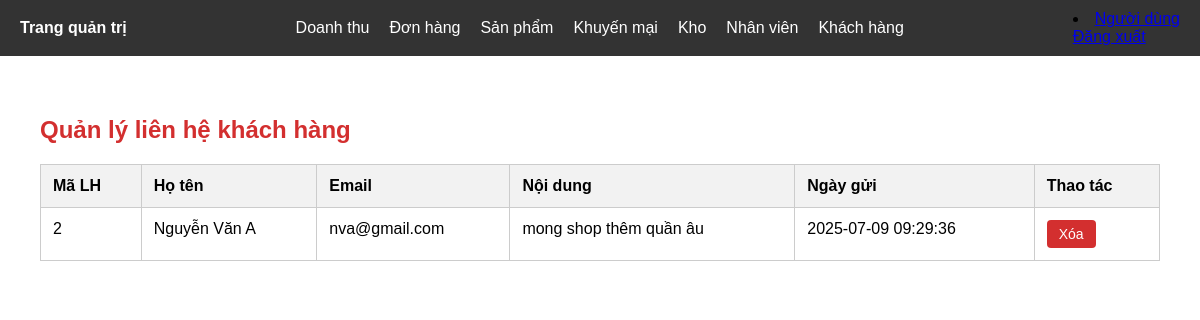
The page /admin/nhanvien/lienhe.php on the database its author committed.
### tables this page shows
CREATE TABLE `lienhe` (
  `MaLH` int(11) NOT NULL,
  `HoTen` varchar(100) DEFAULT NULL,
  `Email` varchar(150) DEFAULT NULL,
  `NoiDung` text DEFAULT NULL,
  `NgayGui` datetime DEFAULT current_timestamp()
);

### admin/nhanvien/lienhe.php (the view, shortened to what this page needs)
<?php
$conn = new mysqli("localhost", "root", "", "h_a");
$result = $conn->query("SELECT * FROM lienhe ORDER BY NgayGui DESC");
include '../include/header.php';
?>
<div class="contact-admin-wrapper">
    <h2>Quản lý liên hệ khách hàng</h2>
    <?php if ($result->num_rows > 0): ?>
        <table>
            <thead>
                <tr>
                    <th>Mã LH</th>
                    <th>Họ tên</th>
                    <th>Email</th>
                    <th>Nội dung</th>
                    <th>Ngày gửi</th>
                    <th>Thao tác</th>
                </tr>
            </thead>
            <tbody>
                <?php while ($row = $result->fetch_assoc()): ?>
                    <tr>
                        <td><?= $row['MaLH'] ?></td>
                        <td><?= htmlspecialchars($row['HoTen']) ?></td>
                        <td><?= htmlspecialchars($row['Email']) ?></td>
                        <td><?= nl2br(htmlspecialchars($row['NoiDung'])) ?></td>
                        <td><?= $row['NgayGui'] ?></td>
                        <td>
                            <a href="lienhe.php?delete=<?= $row['MaLH'] ?>" onclick="return confirm('Bạn có chắc chắn muốn xóa liên hệ này?')">
                                <button class="delete-btn">Xóa</button>
                            </a>
                        </td>
                    </tr>
                <?php endwhile; ?>
            </tbody>
        </table>
    <?php else: ?>
        <p>Chưa có liên hệ nào.</p>
    <?php endif; ?>
</div>

### admin/include/header.php (style rules this page uses)
body { margin: 0; font-family: Arial, sans-serif; }

### admin/nhanvien/lienhe.php (style rules this page uses)
.contact-admin-wrapper { padding: 40px; font-family: Arial, sans-serif; }
.contact-admin-wrapper h2 { color: #d32f2f; margin-bottom: 20px; }
table { width: 100%; border-collapse: collapse; margin-top: 20px; }
th, td { padding: 12px; border: 1px solid #ccc; text-align: left; vertical-align: top; }
th { background-color: #f2f2f2; }
.delete-btn { background-color: #d32f2f; color: white; padding: 6px 12px; border: none; border-radius: 4px; font-size: 14px; cursor: pointer; }

### rows shown on the page
lienhe: MaLH "2", HoTen "Nguyễn Văn A", Email "nva@gmail.com", NoiDung "mong shop thêm quần âu", NgayGui "2025-07-09 09:29:36"

### other values the page prints
$tennv "Người dùng"
